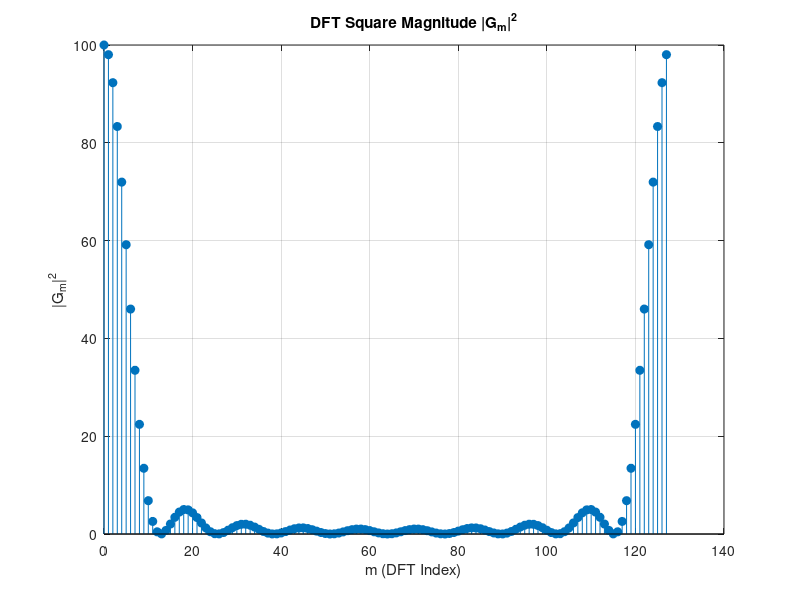
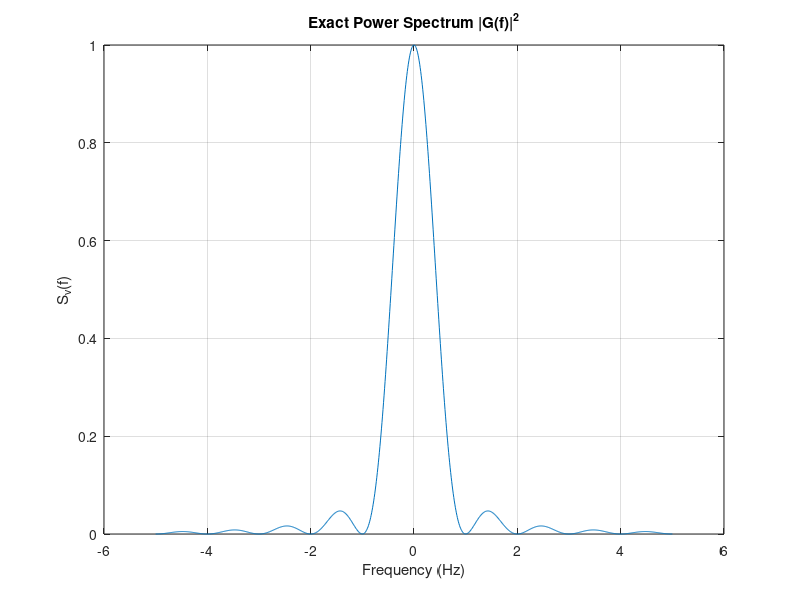

These charts were generated, in order, by the following MATLAB code:
% 1 The Fourier transform of the rectangular pulse in Illustrative Problem 6.1 and the
% power spectrum Sv (j) can be computed numerically with MATLAB by using the
% discrete Fourier transform (DFf) or the FFf algorithm. Let us normalize T = 1 and
% sigma_a ^2= 1. Then sample the rectangular pulse g(t) at t = k/10 fork = 0, 1, 2, ... , 127.
% This yields the sequence {gk} of sample values of g(t). Use MATLAB to compute the
% 128-point DFf of {gk} and plot the values IGml2 form = 0, 1, ... , 127. Also plot
% the exact spectrum I G(j) 12 given in (6.2.13) and compare the two results.


%Parameters
T = 1;
sigma_a = 1;
N = 128;
t = (0:N-1)/10;
%Rectangular pulse
g = double(t<T); 
%Calculate 128 point DFT using FFT
G = fft(g,N);
%Calculate sq. magnitude of DFT
G_sq_mag = abs(G).^2;
%Exact spectrum
delta_f = 1/(100*T);
f = -5/T:delta_f:5/T;
Sv = sigma_a^2*sinc(f*T).^2;
%Plot
figure;
stem(0:N-1,G_sq_mag,'filled');
title('DFT Square Magnitude |G_m|^2');
xlabel('m (DFT Index)');
ylabel('|G_m|^2');
grid on;
figure;
plot(f,Sv);
title('Exact Power Spectrum |G(f)|^2');
xlabel('Frequency (Hz)');
ylabel('S_v(f)');
grid on;